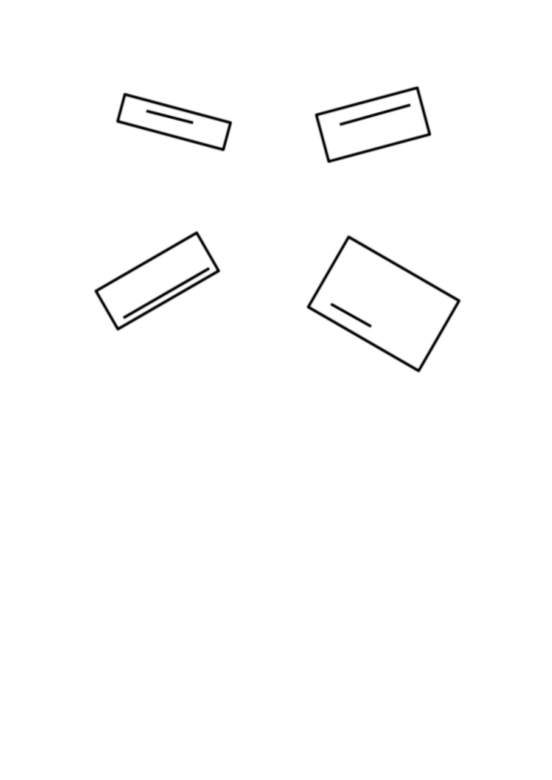
#> input picture rectangles.jpg, 1656 x 2339 px (shown at 1/3 size)
$ python rectangle_alignment.py
#> lines starting #> are read from the running program, lines starting #| are printed output that depends on the picture; after the words box and inside, x2 and y2 are one past the last pixel; in counts of white or black regions, pixels touching at a corner belong together
import os
from pdf2image import convert_from_path
import cv2
import numpy as np


'''
This module when run outputs two images each with all the rectangles either rotated left or right to align them

'''

if __name__ == '__main__':

    image_name = 'rectangles.jpg'

    # If the image is not in the current directory convert the 2nd page of treeleaf task pdf to jpg
    if image_name not in os.listdir():
        print("Extracting image from treeleaf task pdf...")
        images = convert_from_path('treeleaf.pdf')
        images[1].save(image_name, 'JPEG')

    # Load the image
    i = cv2.imread(image_name)
#> i is the input picture: shape (2339, 1656, 3); min 0, max 255, mean 252.4
    image = cv2.resize(i, None, fx=0.5, fy=0.5, interpolation=cv2.INTER_NEAREST)
    # Convert the image to grayscale
    gray_image = cv2.cvtColor(image, cv2.COLOR_BGR2GRAY)

    # Apply thresholding to create a binary image
    edges = cv2.Canny(gray_image, 100, 200)
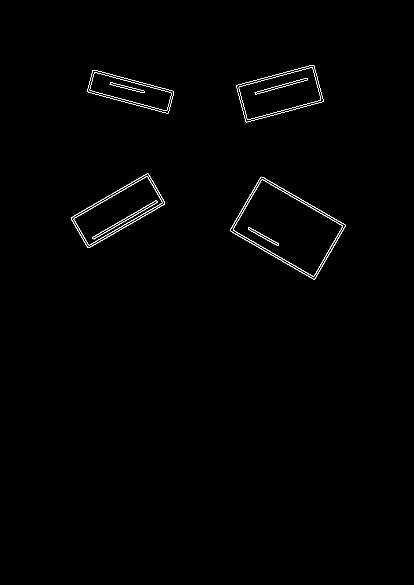
#> edges: shape (1170, 828) (shown at 1/2 size); 0.58% white in thin lines or dots, all inside (x1, y1, x2, y2) = (142, 130, 691, 559)

    # Find contours in the binary image
    contours, _ = cv2.findContours(edges, cv2.RETR_EXTERNAL, cv2.CHAIN_APPROX_SIMPLE)
#> contours = 4 contours; box (x1, y1, x2, y2) and area: (460, 353, 691, 559) 24655, (142, 347, 330, 496) 12618, (473, 130, 647, 245) 12260, (175, 140, 348, 227) 7720

    # Define an empty list to store rectangles
    rectangles = [[],[]]

    for cnt in contours:
        approx = cv2.approxPolyDP(cnt, 0.04 * cv2.arcLength(cnt, True), True)

        # Checking if it's a rectangle
        if len(approx) == 4 and cv2.contourArea(approx) > 500:
            x, y, w, h = cv2.boundingRect(approx)

            side1 = approx[1][0] - approx[0][0]
            side2 = approx[2][0] - approx[1][0]

            # Calculate the angle of the left side with respect to the x-axis
            angle_rad_1 = np.arctan2(side2[1], side2[0])
            angle_deg_1 = np.degrees(angle_rad_1)
            # Calculate the angle of the right side with respect to the x-axis
            angle_rad_2 = np.arctan2(side1[1], side1[0])
            angle_deg_2 = np.degrees(angle_rad_2)

            # Create a masked image with only one rectangle and everything inside it
            mask = np.zeros_like(image[:, :, 0])
            cv2.drawContours(mask, [cnt], -1, (255,255,255), -1)
            masked_edges = cv2.bitwise_and(gray_image, gray_image, mask=mask)

            #Make a white background instead of a black background around rectangles
            coords = approx.reshape(-1, 2)
            mask2 = np.ones_like(image[:,:,0]) * 255
            cv2.fillPoly(mask2, [coords], (0))
            masked_edges+=mask2

            #Calculate the centre to rotate about
            width,height = (2*x+ w),(2*y+h)
            center = width//2,height//2

            # Generate rotation matrix
            rotation_matrix_1 = cv2.getRotationMatrix2D(center, angle_deg_1, 1.0)
            rotation_matrix_2 = cv2.getRotationMatrix2D(center, angle_deg_2, 1.0)
            # Perform the rotation
            rotated_image_1 = cv2.warpAffine(masked_edges, rotation_matrix_1, (image.shape[:2]),borderValue=(255))
            rotated_image_2 = cv2.warpAffine(masked_edges, rotation_matrix_2, (image.shape[:2]),borderValue=(255))

            rectangles[0].append(rotated_image_1)
            rectangles[1].append(rotated_image_2)
#> this loop made 4 passes
#> (x, y, w, h, side1, side2, angle_rad_1, angle_deg_1) on passes 1 to 4: (461, 354, 230, 205, [-60, 108], [168, 96], 0.519, 29.74), (142, 347, 188, 149, [-154, 88], [33, 60], 1.07, 61.19), (176, 140, 172, 86, [-9, 44], [161, 41], 0.249, 14.29), (473, 131, 174, 113, [-155, 39], [18, 73], 1.33, 76.15)
#> pass 1, `masked_edges = cv2.bitwise_and(gray_image, gray_image, mask=mask)`:
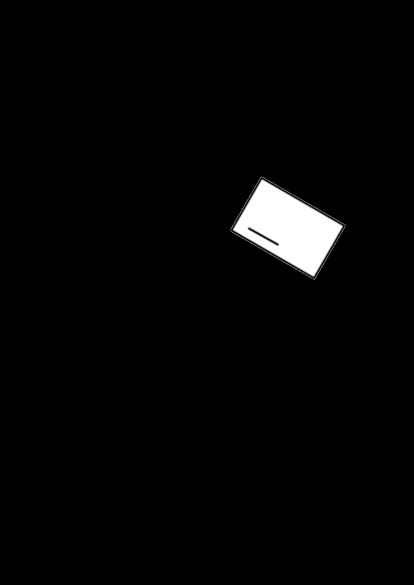
#> masked_edges: shape (1170, 828) (shown at 1/2 size); min 0, max 255, mean 5.8
#> pass 1, `rotated_image_1 = cv2.warpAffine(masked_edges, rotation_matrix_1, (ima..`:
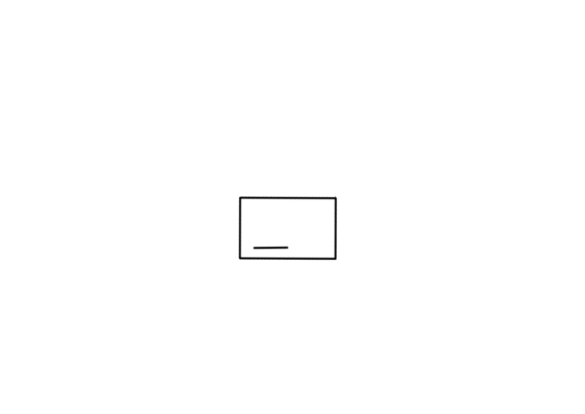
#> rotated_image_1: shape (828, 1170) (shown at 1/2 size); min 0, max 255, mean 254.3
#> after the loop:
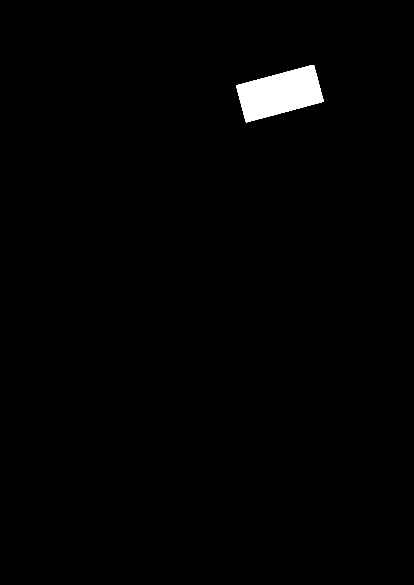
#> mask: shape (1170, 828) (shown at 1/2 size); 1.3% white; 1 white region, box (x1, y1, x2, y2) and area: (473, 130, 647, 245) 12489
#> after the loop: mask2: shape (1170, 828); 98.7% white; 1 black region, box (x1, y1, x2, y2) and area: (473, 131, 647, 244) 12168

    final_image1=np.zeros_like(rectangles[0][0])
    for r in rectangles[0]:
        final_image1+=r

    cv2.imshow("Aligninng to left side", final_image1)
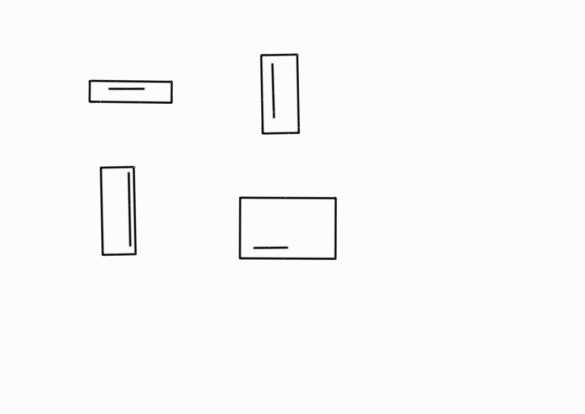
#> window 'Aligninng to left side': shape (828, 1170) (shown at 1/2 size); min 0, max 255, mean 249.5
    cv2.imwrite('output/leftalign.png', final_image1)

    final_image2=np.zeros_like(rectangles[1][0])
    for r in rectangles[1]:
        final_image2+=r
    cv2.imshow("Aligninng to right side", final_image2)
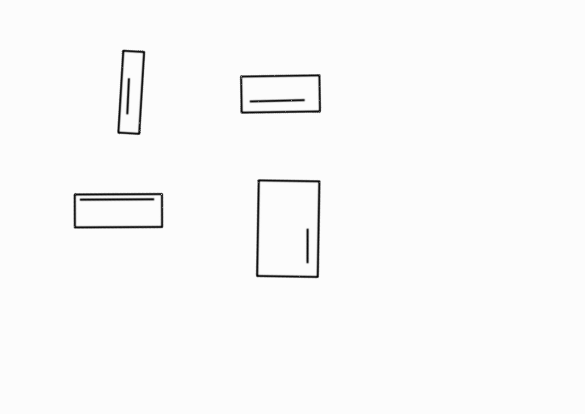
#> window 'Aligninng to right side': shape (828, 1170) (shown at 1/2 size); min 0, max 255, mean 249.5
    cv2.imwrite('output/rightalign.png', final_image2)
    cv2.waitKey(0)
